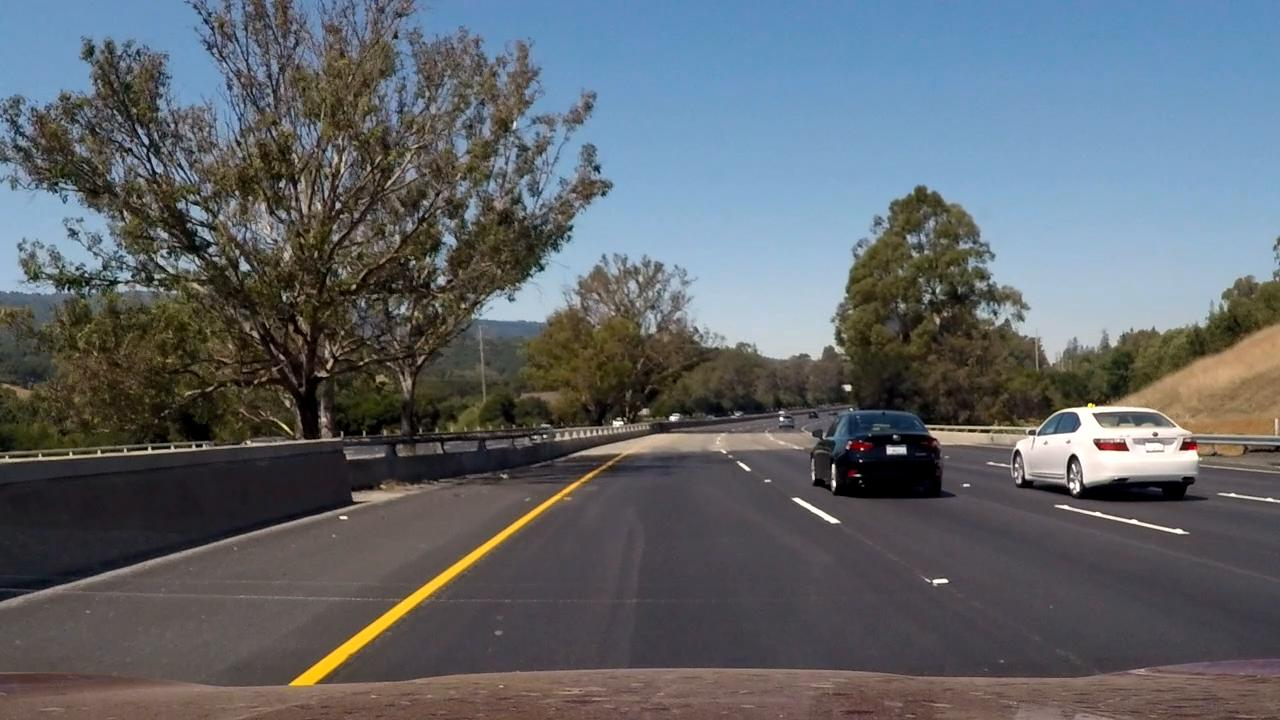
#> input picture test_images/challenge_3.0.jpg, 1280 x 720 px; its folder holds only this picture in this run
$ jupyter execute --allow-errors P1.ipynb   (shell and % lines are left out)
#> lines starting #> are read from the running program, lines starting #| are printed output that depends on the picture; after the words box and inside, x2 and y2 are one past the last pixel; in counts of white or black regions, pixels touching at a corner belong together
# Self-Driving Car Engineer Nanodegree

## Project: **Finding Lane Lines on the Road**
***
In this project, you will use the tools you learned about in the lesson to identify lane lines on the road.  You can develop your pipeline on a series of individual images, and later apply the result to a video stream (really just a series of images). Check out the video clip "raw-lines-example.mp4" (also contained in this repository) to see what the output should look like after using the helper functions below.

Once you have a result that looks roughly like "raw-lines-example.mp4", you'll need to get creative and try to average and/or extrapolate the line segments you've detected to map out the full extent of the lane lines.  You can see an example of the result you're going for in the video "P1_example.mp4".  Ultimately, you would like to draw just one line for the left side of the lane, and one for the right.

In addition to implementing code, there is a brief writeup to complete. The writeup should be completed in a separate file, which can be either a markdown file or a pdf document. There is a [write up template](https://github.com/udacity/CarND-LaneLines-P1/blob/master/writeup_template.md) that can be used to guide the writing process. Completing both the code in the Ipython notebook and the writeup template will cover all of the [rubric points](https://review.udacity.com/#!/rubrics/322/view) for this project.

---
Let's have a look at our first image called 'test_images/solidWhiteRight.jpg'.  Run the 2 cells below (hit Shift-Enter or the "play" button above) to display the image.

**Note: If, at any point, you encounter frozen display windows or other confounding issues, you can always start again with a clean slate by going to the "Kernel" menu above and selecting "Restart & Clear Output".**

---

**The tools you have are color selection, region of interest selection, grayscaling, Gaussian smoothing, Canny Edge Detection and Hough Tranform line detection.  You  are also free to explore and try other techniques that were not presented in the lesson.  Your goal is piece together a pipeline to detect the line segments in the image, then average/extrapolate them and draw them onto the image for display (as below).  Once you have a working pipeline, try it out on the video stream below.**

---

<figure>

 <figcaption>
 <p></p>
 <p style="text-align: center;"> Your output should look something like this (above) after detecting line segments using the helper functions below </p>
 </figcaption>
</figure>
 <p></p>
<figure>

 <figcaption>
 <p></p>
 <p style="text-align: center;"> Your goal is to connect/average/extrapolate line segments to get output like this</p>
 </figcaption>
</figure>

**Run the cell below to import some packages.  If you get an `import error` for a package you've already installed, try changing your kernel (select the Kernel menu above --> Change Kernel).  Still have problems?  Try relaunching Jupyter Notebook from the terminal prompt.  Also, consult the forums for more troubleshooting tips.**

## Import Packages

[cell 1]
#importing some useful packages
import matplotlib.pyplot as plt
import matplotlib.image as mpimg
import numpy as np
import cv2

## Read in an Image

#> (a cell that did not finish here is left out)

## Ideas for Lane Detection Pipeline

**Some OpenCV functions (beyond those introduced in the lesson) that might be useful for this project are:**

`cv2.inRange()` for color selection
`cv2.fillPoly()` for regions selection
`cv2.line()` to draw lines on an image given endpoints
`cv2.addWeighted()` to coadd / overlay two images
`cv2.cvtColor()` to grayscale or change color
`cv2.imwrite()` to output images to file
`cv2.bitwise_and()` to apply a mask to an image

**Check out the OpenCV documentation to learn about these and discover even more awesome functionality!**

## Test Images

Build your pipeline to work on the images in the directory "test_images"
**You should make sure your pipeline works well on these images before you try the videos.**

[cell 3]
import os
path = "test_images/"
#> path = 'test_images/'
org_img_names = os.listdir(path)
#> org_img_names = ['challenge_3.0.jpg']
print(org_img_names)
#| ['challenge_3.0.jpg']

##  Function used to show a list of images

[cell 4]
rows = 3
colms= 2
img_size=(14,14)
cmap = None

plt.figure(figsize=img_size)
num_images = len(org_img_names)
#> num_images = 1
for i in range(0, num_images):
    image_name = org_img_names[i]
#> image_name = 'challenge_3.0.jpg'
    plt.subplot(rows, colms, i+1)
    img = mpimg.imread(os.path.join(path + org_img_names[i]))
#> img is the input picture: shape (720, 1280, 3); mean R, G, B 95.6, 100.9, 106.3
    if len(img.shape) < 3:
        cmap = "gray"
    plt.title(image_name)
    plt.imshow(img, cmap=cmap)
plt.tight_layout()
plt.show()

## Build a Lane Finding Pipeline

Build the pipeline and run your solution on all test_images. Make copies into the `test_images_output` directory, and you can use the images in your writeup report.

Try tuning the various parameters, especially the low and high Canny thresholds as well as the Hough lines parameters.

## Helper Functions

Below are some helper functions to help get you started. They should look familiar from the lesson!

[cell 5]
import math

def show_images(images_list, caption=[]):
    cols=3
    fig_size=(14,14)

    cmap = None
    num_img = len(images_list)
    rows = num_img / cols
    plt.figure(figsize=fig_size)
    for i in range(num_img):
        plt.subplot(rows, cols, i+1)
        if len(images_list[i].shape) == 2:
            cmap = 'gray'
        if len(caption) > 0:
            plt.title(caption[i])
        plt.imshow(images_list[i], cmap=cmap)

    plt.tight_layout()
    plt.show()

def read_image(img):
    return mpimg.imread(os.path.join(img))

def rgb2hsl(img):
    return cv2.cvtColor(img, cv2.COLOR_RGB2HLS)

def rgb2hsv(img):
    return cv2.cvtColor(img, cv2.COLOR_RGB2HSV)

def color_inrange(img):
    lower_threshold = np.uint8([200, 200, 200])
    upper_threshold = np.uint8([255, 255, 255])
    white_color_mask = cv2.inRange(img, lower_threshold, upper_threshold)
    lower_threshold = np.uint8([190, 190,   0])
    upper_threshold = np.uint8([255, 255, 255])
    yellow_color_mask = cv2.inRange(img, lower_threshold, upper_threshold)
    mask = cv2.bitwise_or(white_color_mask, yellow_color_mask)
    image_mask = cv2.bitwise_and(img, img, mask = mask)
    return image_mask

def find_avg_lanes_intercept(lines):
    l_line = []
    r_line = []
    l_length = []
    r_length = []

    for line in lines:
        for x1, y1, x2, y2 in line:
            if x2==x1:
                continue
            slope = (y2-y1)/(x2-x1)
            intercept = y1-slope*x1
            length = np.sqrt((y2-y1)**2+(x2-x1)**2)
            if slope < 0:
                l_line.append((slope, intercept))
                l_length.append((length))
            else:
                r_line.append((slope, intercept))
                r_length.append((length))

    l_avg = np.dot(l_length, l_line)/np.sum(l_length) if len(l_length) > 0 else None
    r_avg = np.dot(r_length, r_line)/np.sum(r_length) if len(r_length) > 0 else None
    return l_avg, r_avg

def toline(y1, y2 , line):
    if line is None:
        return None
    slope, intercept = line
    x1 = int((y1-intercept)/slope)
    y1 = int(y1)
    x2 = int((y2-intercept)/slope)
    y2 = int(y2)

    return((x1, y1),(x2, y2))

def find_lanes(img, line):

    l_average, r_average = find_avg_lanes_intercept(line)

    y1 = img.shape[0]
    y2 = y1 * 0.6

    l_lane = toline(y1, y2, l_average)
    r_lane = toline(y1, y2, r_average)
    return l_lane, r_lane

def grayscale(img):
    """Applies the Grayscale transform
    This will return an image with only one color channel
    but NOTE: to see the returned image as grayscale
    (assuming your grayscaled image is called 'gray')
    you should call plt.imshow(gray, cmap='gray')"""
    return cv2.cvtColor(img, cv2.COLOR_RGB2GRAY)
    # Or use BGR2GRAY if you read an image with cv2.imread()
    # return cv2.cvtColor(img, cv2.COLOR_BGR2GRAY)

def canny(img, low_threshold, high_threshold):
    """Applies the Canny transform"""
    return cv2.Canny(img, low_threshold, high_threshold)

def gaussian_blur(img, kernel_size):
    """Applies a Gaussian Noise kernel"""
    return cv2.GaussianBlur(img, (kernel_size, kernel_size), 0)

def region_of_interest(img):
    """
    Applies an image mask.

    Only keeps the region of the image defined by the polygon
    formed from `vertices`. The rest of the image is set to black.
    `vertices` should be a numpy array of integer points.
    """
    cols, rows = img.shape[:2]
# [4 lines of commented-out code are left out]
    left_bottom = [rows*0.1, cols]
    right_bottom = [rows*0.95, cols]
    left_top = [rows*0.4, cols*0.6]
    right_top = [rows*0.6, cols*0.6]

    vertices = np.array([[left_bottom, left_top, right_top, right_bottom]], np.int32)

    #defining a blank mask to start with
    mask = np.zeros_like(img)

    #defining a 3 channel or 1 channel color to fill the mask with depending on the input image
    if len(img.shape) > 2:
        channel_count = img.shape[2]  # i.e. 3 or 4 depending on your image
        ignore_mask_color = (255,) * channel_count
    else:
        ignore_mask_color = 255

    #filling pixels inside the polygon defined by "vertices" with the fill color
    cv2.fillPoly(mask, vertices, ignore_mask_color)

    #returning the image only where mask pixels are nonzero
    masked_image = cv2.bitwise_and(img, mask)
    return masked_image


def draw_lines(img, lines, color=[255, 0, 0], thickness=2):
    """
    NOTE: this is the function you might want to use as a starting point once you want to
    average/extrapolate the line segments you detect to map out the full
    extent of the lane (going from the result shown in raw-lines-example.mp4
    to that shown in P1_example.mp4).

    Think about things like separating line segments by their
    slope ((y2-y1)/(x2-x1)) to decide which segments are part of the left
    line vs. the right line.  Then, you can average the position of each of
    the lines and extrapolate to the top and bottom of the lane.

    This function draws `lines` with `color` and `thickness`.
    Lines are drawn on the image inplace (mutates the image).
    If you want to make the lines semi-transparent, think about combining
    this function with the weighted_img() function below
    """
    for line in lines:
        for x1,y1,x2,y2 in line:
            cv2.line(img, (x1, y1), (x2, y2), color, thickness)
    return img

def hough_lines(img, rho=1, theta=np.pi/180, threshold=20, min_line_len=20, max_line_gap=300):
    """
    `img` should be the output of a Canny transform.

    Returns an image with hough lines drawn.
    """
    lines = cv2.HoughLinesP(img, rho, theta, threshold, np.array([]), minLineLength=min_line_len, maxLineGap=max_line_gap)
    line_image = np.zeros((img.shape[0], img.shape[1], 3), dtype=np.uint8)
    draw_lines(line_image, lines)
    return lines


# Python 3 has support for cool math symbols.

def weighted_img(img, initial_img, α=0.8, β=1., γ=0.):
    """
    `img` is the output of the hough_lines(), An image with lines drawn on it.
    Should be a blank image (all black) with lines drawn on it.

    `initial_img` should be the image before any processing.

    The result image is computed as follows:

    initial_img * α + img * β + γ
    NOTE: initial_img and img must be the same shape!
    """
    return cv2.addWeighted(initial_img, α, img, β, γ)

def find_weighted_img (img, lines, color=[255, 0, 0], thickness=5, α=1.0, β=0.95, γ= 0.):
    masked_image = np.zeros_like(img)
    for line in lines:
        if line is not None:
            cv2.line(masked_image, *line, color, thickness)
    return weighted_img(masked_image, img, α, β, γ)

[cell 6]
all_images = [read_image(path + name) for name in org_img_names]
#> all_images = 1 item
original_imgs = np.copy(all_images)
# show_images(all_images, org_img_names)

## Step 1: Generate HSV and HSL Images to find the white and yellow lane lines

[cell 7]
color_mix_image = []
color_mix_name  = []
# hsv_hsl_image = []
for i in range(len(all_images)):
    color_mix_image.append(all_images[i])
    color_mix_name.append(org_img_names[i])

    color_mix_image.append(rgb2hsv(all_images[i]))
    color_mix_name.append("HSV Representation")

    color_mix_image.append(rgb2hsl(all_images[i]))
    color_mix_name.append("HSL Representation")
#> this loop made 1 pass
#> after the loop, color_mix_image = 3 items; color_mix_name = ['challenge_3.0.jpg', 'HSV Representation', 'HSL Representation']

#     mask = cv2.bitwise_or(color_mix_image[i+1], color_mix_image[i+2])
#     new_image = cv2.bitwise_and(color_mix_image[i], color_mix_image[i], mask = mask)
#     hsv_hsl_image.append(new_image)
show_images(color_mix_image, color_mix_name)
#> in show_images, `num_img = len(images_list)`: num_img = 3
#> in show_images, `rows = num_img / cols`: rows = 1
#> in show_images, `plt.show()`:
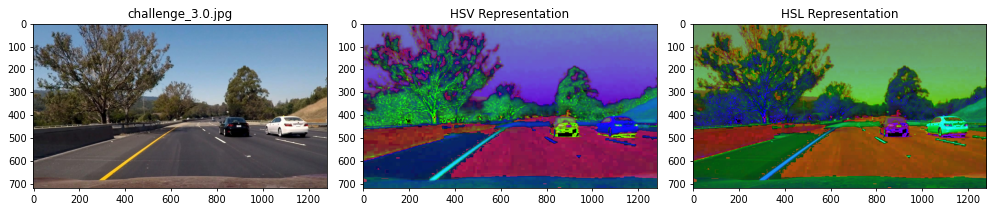
#> figure drawn by matplotlib, 3 panels

## Step 2: Identify White and Yellow Color in the Images

[cell 8]
images_mask = [color_inrange(img) for img in all_images]
#> in color_inrange, `white_color_mask = cv2.inRange(img, lower_threshold, upper_threshold)`:
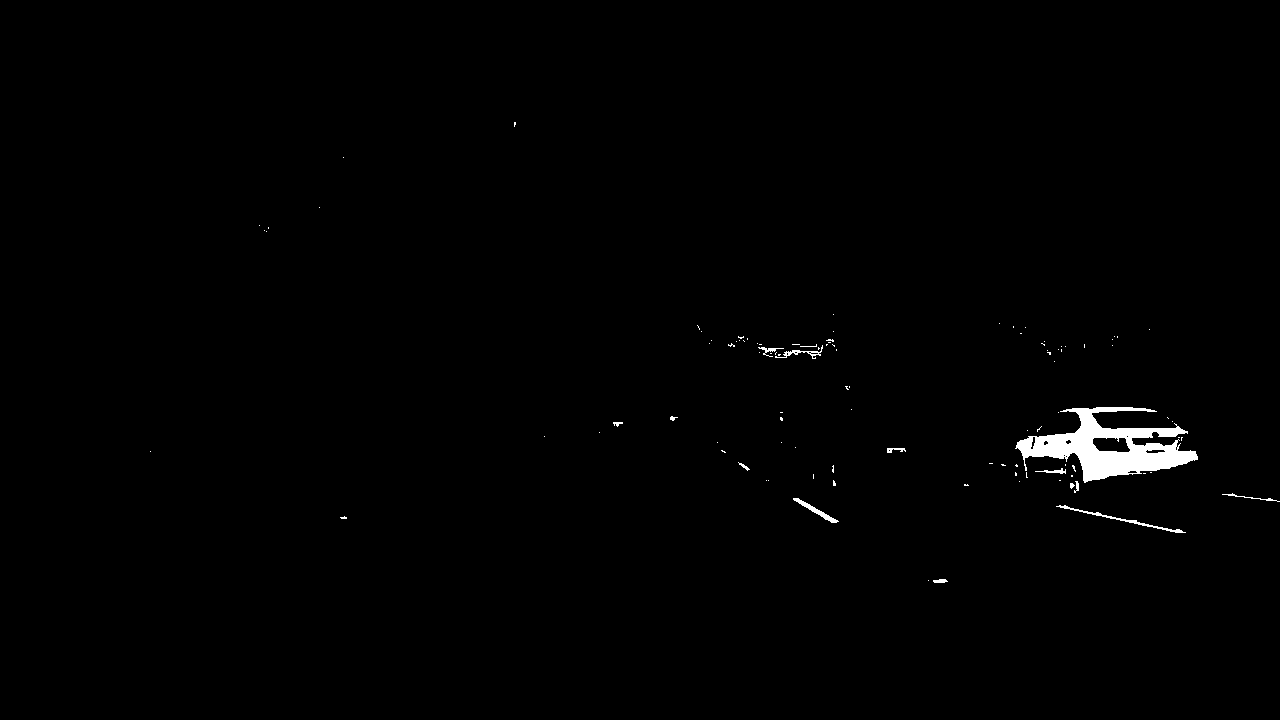
#> white_color_mask: shape (720, 1280); 0.8% white; 105 white regions (91 under 20 px), largest, box (x1, y1, x2, y2) and area: (1015, 407, 1198, 483) 5889, (1056, 505, 1186, 533) 311, (793, 498, 839, 523) 219
#> images_mask = 1 item
#> (the rest of this cell did not finish here and is left out)


## Step 3: Convert images to grayscale

[cell 9]
gray_images = [grayscale(img) for img in images_mask]
#> gray_images = 1 item
#> (the rest of this cell did not finish here and is left out)

## Step 4: Apply Gaussian Blur to smoothen edges

[cell 10]
blur_images = [gaussian_blur(img, kernel_size=7) for img in gray_images]
#> blur_images = 1 item
#> (the rest of this cell did not finish here and is left out)

## Step 5: Apply Canny Edge Detection on smoothed gray image

[cell 11]
canny_images = [canny(img, low_threshold=70, high_threshold=140) for img in blur_images]
#> canny_images = 1 item
#> (the rest of this cell did not finish here and is left out)

## Step 6: Region Of Interest (ROI)

[cell 12]
roi_images = [region_of_interest(img) for img in canny_images]
#> roi_images = 1 item
#> (the rest of this cell did not finish here and is left out)

## Step7: Perform Hough Transform to find lanes

[cell 13]
lines = [hough_lines(img, rho=1, theta=np.pi/180, threshold=20, min_line_len=20, max_line_gap=300) for img in roi_images]
#> in hough_lines, `lines = cv2.HoughLinesP(img, rho, theta, threshold, np.array([]), minL..`: lines = 15 rows, first 6: [354, 636, 571, 484], [309, 684, 558, 496], [307, 684, 575, 482], [722, 453, 945, 582], [290, 682, 572, 484], [721, 449, 936, 583]
#> the loop in draw_lines, `for line in lines:` made 15 passes
#> lines = 1 item
hough_images = [draw_lines(img, line) for img, line in zip(original_imgs, lines)]
#> call 2 of draw_lines, with lines = array of shape (15, 1, 4), thickness = 2
#> after the loop in draw_lines (call 2), `for line in lines:`:
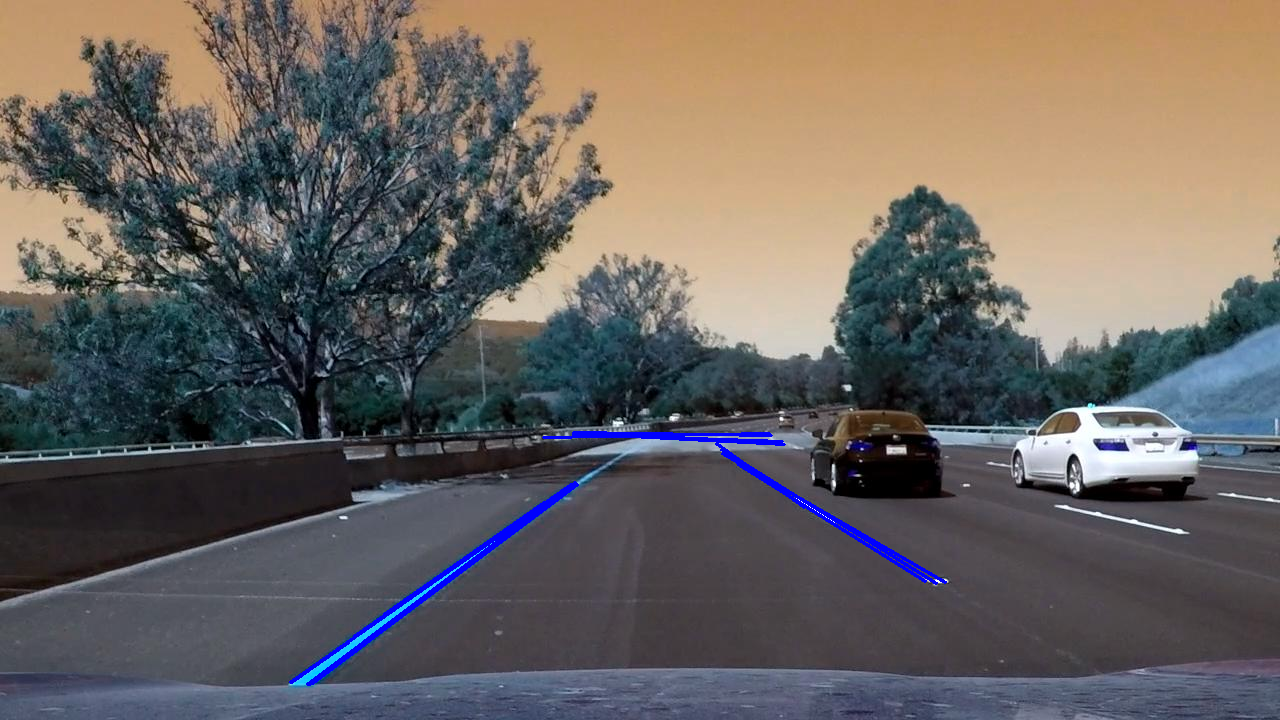
#> img: shape (720, 1280, 3); mean of channels 0, 1, 2 96.3, 99.8, 105.6; drawn as B, G, R
#> hough_images = 1 item

#> (the rest of this cell did not finish here and is left out)

## Step 8: Finding the Average and the Extrapolating Lines

[cell 14]
# print(len(lines))
av_ex_lines_images = []
for img, line in zip(original_imgs, lines):
#     l_avg_lane, r_avg_lane = find_avg_lanes_intercept(line)
    l_lane, r_lane         = find_lanes(img, line)

    av_ex_lines_images.append(find_weighted_img(img, [l_lane, r_lane], thickness= 15))
#> this loop made 1 pass
#> (l_average in find_lanes, l_lane) on pass 1: ([-0.651, 852.1], ((202, 720), (644, 432)))
#> after the loop, av_ex_lines_images = 1 item

#> (the rest of this cell did not finish here and is left out)
